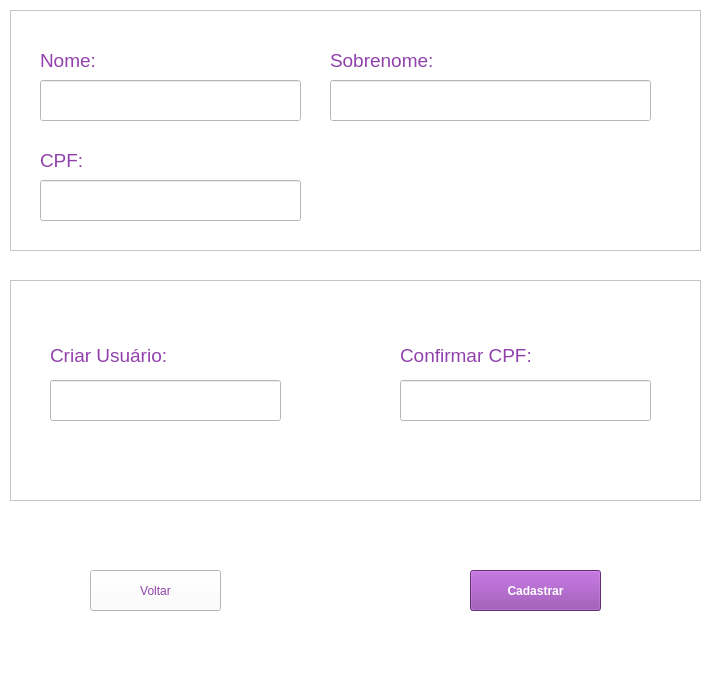
<?xml version="1.0" encoding="UTF-8"?>
<ui version="4.0">
 <class>TelaCadastro</class>
 <widget class="QMainWindow" name="TelaCadastro">
  <property name="geometry">
   <rect>
    <x>0</x>
    <y>0</y>
    <width>715</width>
    <height>685</height>
   </rect>
  </property>
  <property name="windowTitle">
   <string>MainWindow</string>
  </property>
  <property name="styleSheet">
   <string notr="true">background-color: rgb(255, 255, 255);</string>
  </property>
  <widget class="QWidget" name="centralwidget">
   <widget class="QWidget" name="widget" native="true">
    <property name="geometry">
     <rect>
      <x>10</x>
      <y>10</y>
      <width>691</width>
      <height>661</height>
     </rect>
    </property>
    <property name="styleSheet">
     <string notr="true">background-color: rgb(255, 255, 255);</string>
    </property>
    <widget class="QFrame" name="frame">
     <property name="geometry">
      <rect>
       <x>0</x>
       <y>0</y>
       <width>691</width>
       <height>241</height>
      </rect>
     </property>
     <property name="frameShape">
      <enum>QFrame::StyledPanel</enum>
     </property>
     <property name="frameShadow">
      <enum>QFrame::Raised</enum>
     </property>
     <widget class="QLineEdit" name="CriarSobreNM">
      <property name="geometry">
       <rect>
        <x>320</x>
        <y>70</y>
        <width>321</width>
        <height>41</height>
       </rect>
      </property>
      <property name="styleSheet">
       <string notr="true">color: rgb(145, 65, 172);</string>
      </property>
     </widget>
     <widget class="QLabel" name="label_sbNome">
      <property name="geometry">
       <rect>
        <x>320</x>
        <y>40</y>
        <width>111</width>
        <height>21</height>
       </rect>
      </property>
      <property name="font">
       <font>
        <pointsize>14</pointsize>
       </font>
      </property>
      <property name="styleSheet">
       <string notr="true">color: rgb(145, 65, 172);</string>
      </property>
      <property name="text">
       <string>Sobrenome:</string>
      </property>
     </widget>
     <widget class="QLineEdit" name="criar_cpf">
      <property name="geometry">
       <rect>
        <x>30</x>
        <y>170</y>
        <width>261</width>
        <height>41</height>
       </rect>
      </property>
      <property name="styleSheet">
       <string notr="true">color: rgb(145, 65, 172);</string>
      </property>
     </widget>
     <widget class="QLineEdit" name="Criar_Nome">
      <property name="geometry">
       <rect>
        <x>30</x>
        <y>70</y>
        <width>261</width>
        <height>41</height>
       </rect>
      </property>
      <property name="styleSheet">
       <string notr="true">color: rgb(145, 65, 172);</string>
      </property>
     </widget>
     <widget class="QLabel" name="label_nome">
      <property name="geometry">
       <rect>
        <x>30</x>
        <y>40</y>
        <width>81</width>
        <height>21</height>
       </rect>
      </property>
      <property name="font">
       <font>
        <pointsize>14</pointsize>
       </font>
      </property>
      <property name="styleSheet">
       <string notr="true">color: rgb(145, 65, 172);</string>
      </property>
      <property name="text">
       <string>Nome:</string>
      </property>
     </widget>
     <widget class="QLabel" name="label_cpf">
      <property name="geometry">
       <rect>
        <x>30</x>
        <y>140</y>
        <width>81</width>
        <height>21</height>
       </rect>
      </property>
      <property name="font">
       <font>
        <pointsize>14</pointsize>
       </font>
      </property>
      <property name="styleSheet">
       <string notr="true">color: rgb(145, 65, 172);</string>
      </property>
      <property name="text">
       <string>CPF:</string>
      </property>
     </widget>
    </widget>
    <widget class="QFrame" name="frame_2">
     <property name="geometry">
      <rect>
       <x>0</x>
       <y>270</y>
       <width>691</width>
       <height>221</height>
      </rect>
     </property>
     <property name="frameShape">
      <enum>QFrame::StyledPanel</enum>
     </property>
     <property name="frameShadow">
      <enum>QFrame::Raised</enum>
     </property>
     <widget class="QLabel" name="label_senha">
      <property name="geometry">
       <rect>
        <x>390</x>
        <y>60</y>
        <width>151</width>
        <height>31</height>
       </rect>
      </property>
      <property name="font">
       <font>
        <pointsize>14</pointsize>
       </font>
      </property>
      <property name="styleSheet">
       <string notr="true">color: rgb(145, 65, 172);</string>
      </property>
      <property name="text">
       <string>Confirmar CPF:</string>
      </property>
     </widget>
     <widget class="QLineEdit" name="criar_senha">
      <property name="geometry">
       <rect>
        <x>390</x>
        <y>100</y>
        <width>251</width>
        <height>41</height>
       </rect>
      </property>
      <property name="styleSheet">
       <string notr="true">color: rgb(145, 65, 172);</string>
      </property>
     </widget>
     <widget class="QLabel" name="label_usuario">
      <property name="geometry">
       <rect>
        <x>40</x>
        <y>60</y>
        <width>131</width>
        <height>31</height>
       </rect>
      </property>
      <property name="font">
       <font>
        <pointsize>14</pointsize>
       </font>
      </property>
      <property name="styleSheet">
       <string notr="true">color: rgb(145, 65, 172);</string>
      </property>
      <property name="text">
       <string>Criar Usuário:</string>
      </property>
     </widget>
     <widget class="QLineEdit" name="criar_usuario">
      <property name="geometry">
       <rect>
        <x>40</x>
        <y>100</y>
        <width>231</width>
        <height>41</height>
       </rect>
      </property>
      <property name="styleSheet">
       <string notr="true">color: rgb(145, 65, 172);</string>
      </property>
     </widget>
    </widget>
    <widget class="QPushButton" name="btn_voltar">
     <property name="geometry">
      <rect>
       <x>80</x>
       <y>560</y>
       <width>131</width>
       <height>41</height>
      </rect>
     </property>
     <property name="styleSheet">
      <string notr="true">color: rgb(145, 65, 172);</string>
     </property>
     <property name="text">
      <string>Voltar</string>
     </property>
    </widget>
    <widget class="QPushButton" name="btn_cadastrar">
     <property name="geometry">
      <rect>
       <x>460</x>
       <y>560</y>
       <width>131</width>
       <height>41</height>
      </rect>
     </property>
     <property name="font">
      <font>
       <weight>75</weight>
       <bold>true</bold>
      </font>
     </property>
     <property name="styleSheet">
      <string notr="true">background-color: rgb(145, 65, 172);
color: rgb(255, 255, 255);</string>
     </property>
     <property name="text">
      <string>Cadastrar</string>
     </property>
    </widget>
    <zorder>frame_2</zorder>
    <zorder>frame</zorder>
    <zorder>btn_voltar</zorder>
    <zorder>btn_cadastrar</zorder>
   </widget>
  </widget>
  <widget class="QStatusBar" name="statusbar"/>
 </widget>
 <resources/>
 <connections/>
</ui>
